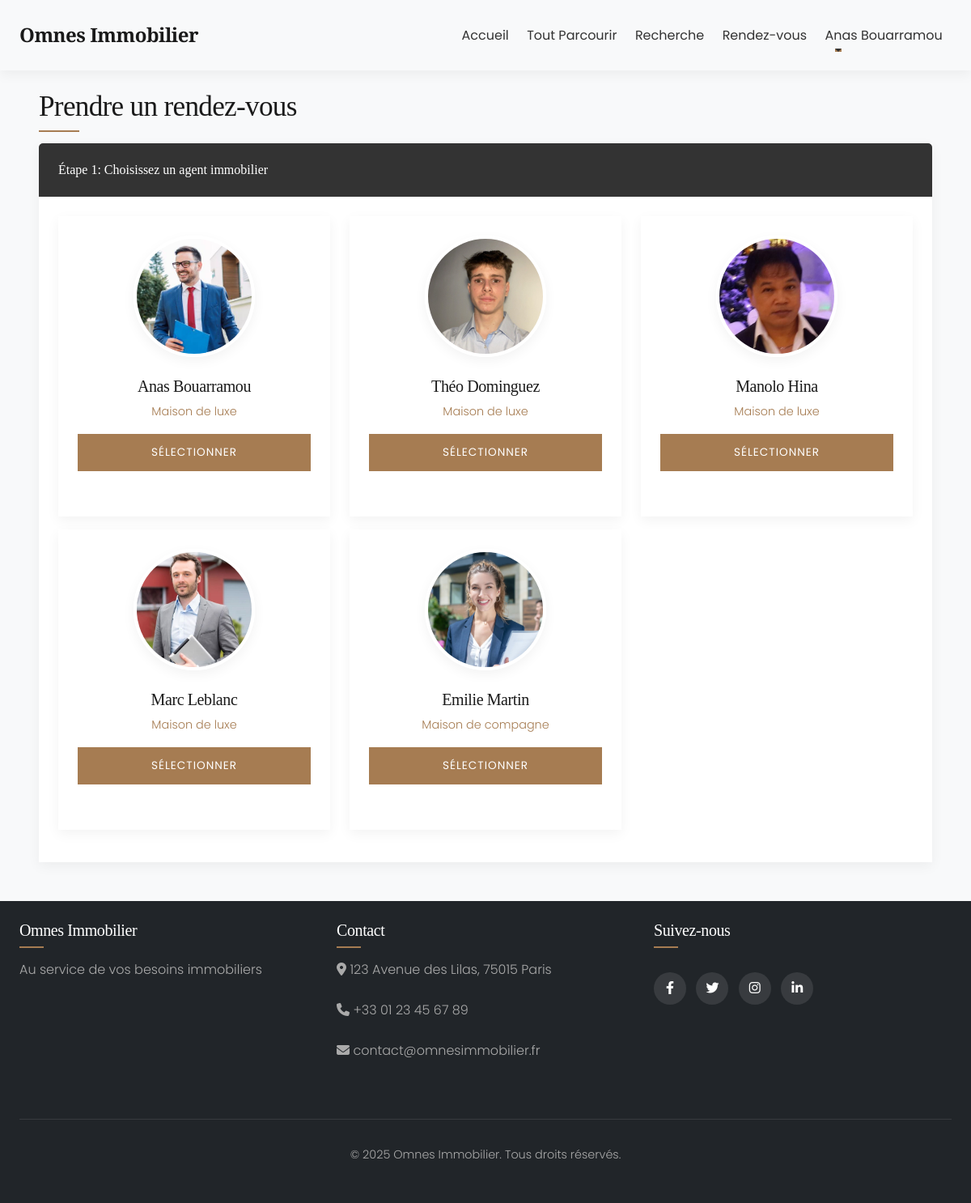
The app's page /appointment.php?property=5 (signed in) with its own data.
### tables this page shows
CREATE TABLE `Agent_Immobilier` (
  `id_agent` int NOT NULL,
  `id_utilisateur` int NOT NULL,
  `specialite` varchar(100) DEFAULT NULL,
  `biographie` text,
  `cv_path` varchar(255) DEFAULT NULL,
  `photo_path` varchar(255) DEFAULT NULL
);

CREATE TABLE `Utilisateur` (
  `id_utilisateur` int NOT NULL,
  `email` varchar(100) NOT NULL,
  `mot_de_passe` varchar(255) NOT NULL,
  `nom` varchar(50) NOT NULL,
  `prenom` varchar(50) NOT NULL,
  `telephone` varchar(20) DEFAULT NULL,
  `date_inscription` datetime DEFAULT CURRENT_TIMESTAMP,
  `type_utilisateur` enum('client','agent','admin') NOT NULL,
  `statut` enum('actif','inactif') DEFAULT 'actif'
);

### config/init.php (called while the page is built, shortened)
<?php
require_once BASE_PATH . 'config/database.php';
spl_autoload_register(function($class_name) {
    $class_file = BASE_PATH . 'classes/' . $class_name . '.php';
});

### classes/database.php (called while the page is built, shortened)
<?php
class Database {
    private $dbh;
    private $stmt;
    public function __construct() {
        $this->host = DB_HOST;
        $this->port = DB_PORT;
        $this->user = DB_USER;
        $this->pass = DB_PASS;
        $this->dbname = DB_NAME;
        $dsn = 'mysql:host=' . $this->host . ';port=' . $this->port . ';dbname=' . $this->dbname . ';charset=utf8mb4';
        $options = array(
            PDO::ATTR_PERSISTENT => true,
            PDO::ATTR_ERRMODE => PDO::ERRMODE_EXCEPTION,
            PDO::ATTR_DEFAULT_FETCH_MODE => PDO::FETCH_OBJ
        );
        try {
            $this->dbh = new PDO($dsn, $this->user, $this->pass, $options);
        } catch(PDOException $e) {
            $this->error = $e->getMessage();
            error_log("Erreur de connexion à la base de données : " . $this->error);
            throw new Exception("Erreur de connexion à la base de données");
        }
    }
    public function query($query) {
        $this->stmt = $this->dbh->prepare($query);
    }
    public function bind($param, $value, $type = null) {
        if (is_null($type)) {
            switch (true) {
                case is_int($value):
                    $type = PDO::PARAM_INT;
                    break;
            }
        }
        $this->stmt->bindValue($param, $value, $type);
    }
    public function execute() {
        try {
            return $this->stmt->execute();
        } catch(PDOException $e) {
            $this->error = $e->getMessage();
            error_log("Erreur d'exécution de requête : " . $this->error);
            return false;
        }
    }
    public function resultSet() {
        $this->execute();
        return $this->stmt->fetchAll();
    }
}
?>

### classes/Agent.php (called while the page is built, shortened)
<?php
class Agent {
    private $db;
    public function __construct() {
        $this->db = new Database();
    }
    public function getAllAgents() {
        try {
            $this->db->query('SELECT a.*, u.nom, u.prenom, u.email, u.telephone
                            FROM Agent_Immobilier a
                            INNER JOIN Utilisateur u ON a.id_utilisateur = u.id_utilisateur
                            ORDER BY u.nom, u.prenom');
            return $this->db->resultSet();
        } catch (Exception $e) {
            error_log("Exception lors de la récupération de tous les agents: " . $e->getMessage());
            return [];
        }
    }
}
?>

### appointment.php (the view, shortened to what this page needs)
<?php
require_once BASE_PATH . 'config/init.php';
require_once BASE_PATH . 'classes/Agent.php';
$agent = new Agent();
$id_agent = isset($_GET['agent']) ? intval($_GET['agent']) : null;
$id_propriete = isset($_GET['property']) ? intval($_GET['property']) : null;
$agent_info = $id_agent ? $agent->getAgentById($id_agent) : null;
$all_agents = $id_agent ? null : $agent->getAllAgents();
include BASE_PATH . 'includes/header.php';
?>
<div class="container mt-4">
    <h1 class="section-title mb-4" data-aos="fade-up">Prendre un rendez-vous</h1>
    <form method="post" action="/omnes-immobilier/appointment.php">
        <?php if (!$agent_info) : ?>
            <div class="card mb-4" data-aos="fade-up">
                <div class="card-header bg-primary text-white">
                    Étape 1: Choisissez un agent immobilier
                </div>
                <div class="card-body">
                    <div class="row">
                        <?php if (!empty($all_agents)) : ?>
                            <?php foreach ($all_agents as $index => $a) : ?>
                                <div class="col-md-4 mb-3" data-aos="fade-up" data-aos-delay="<?php echo $index % 3 * 100; ?>">
                                    <div class="card h-100 agent-card">
                                        <div class="card-body text-center">
                                            <?php if (isset($a->photo_path) && $a->photo_path) : ?>
                                                <img src="<?php echo $a->photo_path; ?>" class="agent-img" alt="<?php echo $a->prenom . ' ' . $a->nom; ?>" onerror="this.src='/omnes-immobilier/assets/img/agents/default.jpg'">
                                            <?php else : ?>
                                                <img src="/omnes-immobilier/assets/img/agents/default.jpg" class="agent-img" alt="<?php echo $a->prenom . ' ' . $a->nom; ?>" onerror="this.src='https://via.placeholder.com/150?text=Agent'">
                                            <?php endif; ?>
                                            <h5 class="agent-name"><?php echo $a->prenom . ' ' . $a->nom; ?></h5>
                                            <p class="agent-title"><?php echo $a->specialite; ?></p>
                                            <a href="/omnes-immobilier/appointment.php?agent=<?php echo $a->id_agent; ?><?php echo $id_propriete ? '&property=' . $id_propriete : ''; ?>" class="btn btn-primary w-100">Sélectionner</a>
                                        </div>
                                    </div>
                                </div>
                            <?php endforeach; ?>
                        <?php endif; ?>
                    </div>
                </div>
            </div>
            <?php endif; ?>
        </form>
    </div>
    <?php include BASE_PATH . 'includes/footer.php'; ?>

### assets/css/style.css (style rules this page uses)
:root { --dark-primary: #1a1a1a; --primary: #333333; --secondary: #a67c52; --light-secondary: #d4b88f; --light: #f8f9fa; --white: #ffffff; --grey: #e0e0e0; --dark-grey: #888888; --success: #4a7c59; --danger: #a63f52; --warning: #d4a150; --info: #5899a6; --transition: all 0.3s ease; --box-shadow: 0 5px 15px rgba(0, 0, 0, 0.05); --box-shadow-hover: 0 8px 25px rgba(0, 0, 0, 0.1); --font-heading: 'Playfair Display', serif; --font-body: 'Poppins', sans-serif; }
body { font-family: var(--font-body); color: var(--primary); line-height: 1.6; background-color: var(--light); font-weight: 300; }
h1, h2, h3, h4, h5, h6 { font-family: var(--font-heading); font-weight: 500; color: var(--dark-primary); letter-spacing: -0.02em; }
p { margin-bottom: 1.5rem; }
a { color: var(--secondary); text-decoration: none; transition: var(--transition); }
.container { max-width: 1280px; padding: 0 1.5rem; }
.bg-primary { background-color: var(--primary) !important; }
.text-white { color: var(--white) !important; }
.section-title { position: relative; display: inline-block; margin-bottom: 2.5rem; font-size: 2.2rem; }
.section-title::after { content: ''; position: absolute; left: 0; bottom: -10px; width: 50px; height: 2px; background-color: var(--secondary); }
.btn { font-family: var(--font-body); font-weight: 400; padding: 0.75rem 1.5rem; border-radius: 0; transition: var(--transition); text-transform: uppercase; letter-spacing: 1px; font-size: 0.85rem; border: none; }
.btn-primary { background-color: var(--secondary); color: var(--white); border: 1px solid var(--secondary); }
.card { border: none; box-shadow: var(--box-shadow); transition: var(--transition); border-radius: 0; overflow: hidden; margin-bottom: 2rem; }
.card-header { background-color: var(--white); border-bottom: 1px solid var(--grey); padding: 1.25rem 1.5rem; font-family: var(--font-heading); font-weight: 500; }
.card-header.bg-primary, .card-header.bg-secondary { color: var(--white); border-bottom: none; }
.card-body { padding: 1.5rem; }
.agent-card { text-align: center; }
.agent-card .agent-img { width: 150px; height: 150px; border-radius: 50%; object-fit: cover; margin: 0 auto 1.5rem; border: 4px solid var(--white); box-shadow: var(--box-shadow); }
.agent-card .agent-name { font-family: var(--font-heading); margin-bottom: 0.5rem; }
.agent-card .agent-title { color: var(--secondary); margin-bottom: 1rem; font-size: 0.9rem; }

### records on screen
agent_immobilier: photo_path (picture), id_utilisateur.prenom "Anas", id_utilisateur.nom "Bouarramou", specialite "Maison de luxe"
agent_immobilier: photo_path (picture), id_utilisateur.prenom "Théo", id_utilisateur.nom "Dominguez", specialite "Maison de luxe"
agent_immobilier: photo_path (picture), id_utilisateur.prenom "Manolo", id_utilisateur.nom "Hina", specialite "Maison de luxe"
agent_immobilier: photo_path (picture), id_utilisateur.prenom "Marc", id_utilisateur.nom "Leblanc", specialite "Maison de luxe"
agent_immobilier: photo_path (picture), id_utilisateur.prenom "Emilie", id_utilisateur.nom "Martin", specialite "Maison de compagne"

### other values on screen
$_SESSION['user_name'] "Anas Bouarramou"
